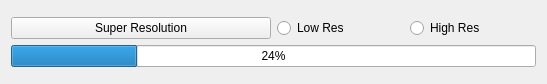
<?xml version="1.0" encoding="UTF-8"?>
<ui version="4.0">
 <class>Form</class>
 <widget class="QWidget" name="Form">
  <property name="geometry">
   <rect>
    <x>0</x>
    <y>0</y>
    <width>547</width>
    <height>84</height>
   </rect>
  </property>
  <property name="windowTitle">
   <string>Form</string>
  </property>
  <layout class="QVBoxLayout" name="verticalLayout">
   <item>
    <layout class="QGridLayout" name="gridLayout">
     <item row="2" column="0" colspan="2">
      <widget class="QProgressBar" name="progressBar">
       <property name="value">
        <number>24</number>
       </property>
      </widget>
     </item>
     <item row="0" column="0">
      <widget class="QPushButton" name="superResolutionButton">
       <property name="text">
        <string>Super Resolution</string>
       </property>
      </widget>
     </item>
     <item row="0" column="1">
      <layout class="QHBoxLayout" name="horizontalLayout">
       <item>
        <widget class="QRadioButton" name="lowResRadioButton">
         <property name="text">
          <string>Low Res</string>
         </property>
        </widget>
       </item>
       <item>
        <widget class="QRadioButton" name="highResRadioButton">
         <property name="text">
          <string>High Res</string>
         </property>
        </widget>
       </item>
      </layout>
     </item>
    </layout>
   </item>
  </layout>
 </widget>
 <resources/>
 <connections/>
</ui>
